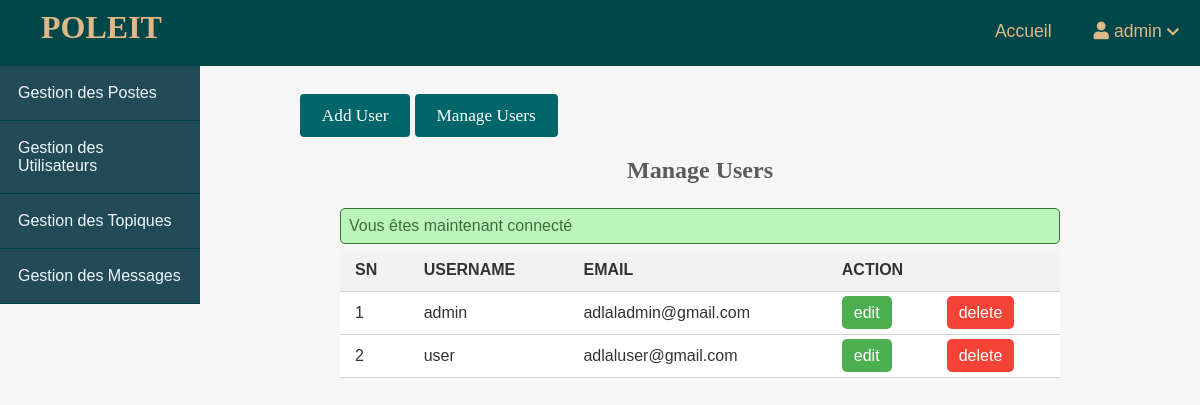
/admin/users/index.php (signed in), run on the app's committed database.
### tables this page shows
CREATE TABLE IF NOT EXISTS `users` (
  `id` int NOT NULL AUTO_INCREMENT,
  `admin` tinyint NOT NULL,
  `username` varchar(255) NOT NULL,
  `email` varchar(255) NOT NULL,
  `password` varchar(255) NOT NULL,
  `created_at` timestamp NOT NULL DEFAULT CURRENT_TIMESTAMP,
  PRIMARY KEY (`id`),
  UNIQUE KEY `email` (`email`)
);

### app/controllers/users.php (called while the page is built, shortened)
<?php
include(ROOT_PATH . "/app/database/db.php");
$table = 'users';
$admin_users = selectAll($table);

### app/database/db.php (called while the page is built, shortened)
<?php
require('connect.php');
function selectAll($table, $conditions = [])
{
    global $conn;
    $sql = "SELECT * FROM $table";
    if (empty($conditions)) {
        $stmt = $conn->prepare($sql);
        $stmt->execute();
        $records = $stmt->get_result()->fetch_all(MYSQLI_ASSOC);
        return $records;
    }
}

### admin/users/index.php (the view, shortened to what this page needs)
<?php include(ROOT_PATH . "/app/controllers/users.php");
?>
<!DOCTYPE html>
<html lang="en">
<head>
    <link rel="stylesheet" href="https://use.fontawesome.com/releases/v5.7.2/css/all.css"
>
    <link rel="stylesheet" href="../../assets/css/style.css">
    <link rel="stylesheet" href="../../assets/css/admin.css">
</head>
<body>
<?php include(ROOT_PATH . "/app/includes/dashboardHeader.php"); ?>
    <div class="admin-wrapper">
        <?php include(ROOT_PATH . "/app/includes/adminSidebar.php"); ?>
        <div class="admin-content">
            <div class="button-group">
                <a href="create.php" class="btn btn-big">Add User</a>
                <a href="index.php" class="btn btn-big">Manage Users</a>
            </div>
            <div class="content">
                <h2 class="page-title">Manage Users</h2>
                <?php include(ROOT_PATH . "/app/includes/messages.php"); ?>
                <table>
                    <thead>
                        <th>SN</th>
                        <th>Username</th>
                        <th>Email</th>
                        <th colspan="2">Action</th>
                    </thead>
                    <tbody>
                        <?php foreach ($admin_users as $key => $user) : ?>
                            <tr>
                                <td><?php echo $key + 1; ?></td>
                                <td><?php echo $user['username']; ?></td>
                                <td><?php echo $user['email']; ?></td>
                                <td><a href="edit.php?id=<?php echo $user['id']; ?>" class="edit">edit</a></td>
                                <td><a href="index.php?delete_id=<?php echo $user['id']; ?>" class="delete">delete</a></td>
                            </tr>
                        <?php endforeach; ?>
                    </tbody>
                </table>
            </div>
        </div>
    </div>
</body>
</html>

### assets/css/style.css (style rules this page uses)
html { scroll-behavior: smooth; }
body { height: 100%; padding: 0px; margin: 0px; background: #f6f6f6; font-family: Nunito sans, sans-serif; }
h1, h2, h3, h4, h5, h6 { font-family: "Candal", serif; color: #5c5b5b; margin: 5px; }
a { text-decoration: none; color: inherit; }
.btn { padding: 0.5rem 1rem; background: #006669; color: white; border: 1px solid transparent; border-radius: 0.25rem; font-size: 1.08em; font-family: "Lora", serif; }
.btn-big { padding: 0.7rem 1.3rem; line-height: 1.3rem; }
.content { width: 90%; margin: 30px auto 30px; }

### assets/css/admin.css (style rules this page uses)
.admin-wrapper { display: flex; height: calc(100% - 66px); }
.admin-wrapper .admin-content { flex: 8; height: 100%; padding: 40px 100px 100px; overflow-y: scroll; }
.admin-content .page-title { text-align: center; margin-bottom: 1.5rem; }
table { width: 100%; border-collapse: collapse; font-size: 1rem; }
th, td { padding: 12px 15px; text-align: left; border-bottom: 1px solid #d3d3d3; }
th { background-color: #f2f2f2; color: #333; font-weight: bold; text-transform: uppercase; }
td { background-color: #fff; color: #333; }
.edit, .delete, .unpublish, .publish { padding: 8px 12px; border-radius: 5px; text-decoration: none; transition: background-color 0.3s ease; }
.edit { background-color: #4caf50; color: #fff; }
.delete { background-color: #f44336; color: #fff; }

### data on the page
users: username "admin", email "adlaladmin@gmail.com"
users: username "user", email "adlaluser@gmail.com"

### other printed values
$_SESSION['username'] "admin"
$_SESSION['message'] "Vous êtes maintenant connecté"
